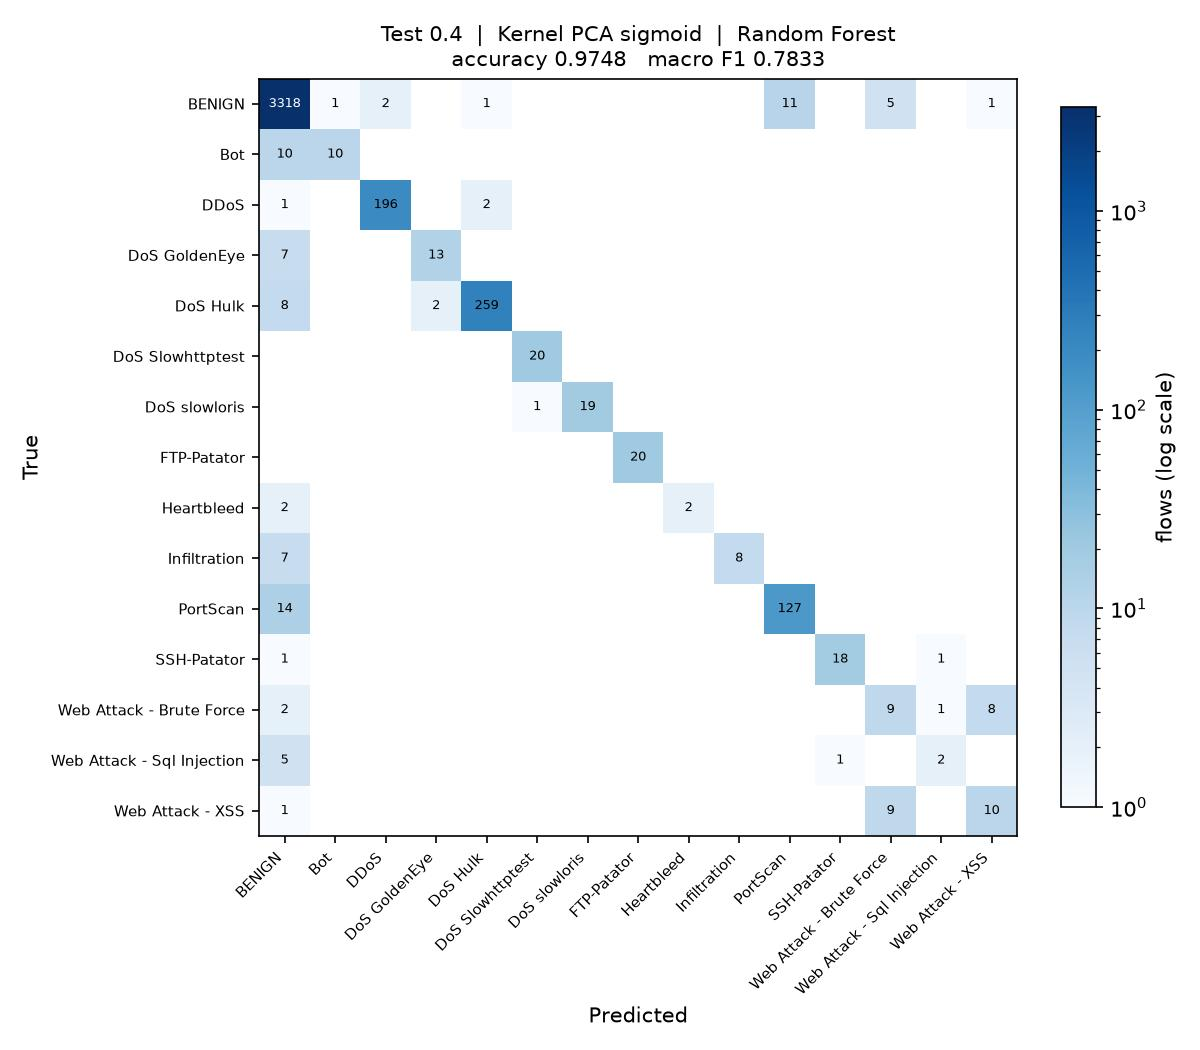

Generate this figure with Python:
"""
Test_0.4_DR_SIG_RF

Test size 0.4  |  Kernel PCA (sigmoid)  |  Random Forest  (reference sheet #7)

Run on its own:

    python Test_0.4_DR_SIG_RF.py

Writes Test_0.4_DR_SIG_RF.jpg (confusion matrix) and appends one row to
results/75_runs.csv.
"""

import os
import sys
import time
import warnings
from pathlib import Path

import matplotlib
matplotlib.use("Agg")
import matplotlib.pyplot as plt
import numpy as np
import pandas as pd
from sklearn.decomposition import KernelPCA
from sklearn.impute import SimpleImputer
from sklearn.metrics import (accuracy_score, confusion_matrix, f1_score,
                             precision_score, recall_score)
from sklearn.model_selection import train_test_split
from sklearn.preprocessing import LabelEncoder, StandardScaler
from sklearn.ensemble import RandomForestClassifier

sys.path.insert(0, str(Path(__file__).resolve().parent.parent))
from common import load_sample                      # noqa: E402

warnings.filterwarnings("ignore")

# ----- this run -------------------------------------------------------------
TEST_SIZE = 0.4
KERNEL = "sigmoid"
CLASSIFIER = "RF"
N_COMPONENTS = 15
# ----------------------------------------------------------------------------

SEED = 0
N_JOBS = max(1, (os.cpu_count() or 2) // 2)
STEM = "Test_0.4_DR_SIG_RF"
HERE = Path(__file__).resolve().parent
RESULTS = HERE.parent / "results"


def main():
    t0 = time.time()
    df = load_sample(10000, 50, SEED)
    y = LabelEncoder().fit_transform(df["Label"])
    X = df.drop(columns=["Label", "Day"])
    classes = sorted(df["Label"].unique())
    print(f"{len(df):,} flows, {X.shape[1]} features, {len(classes)} classes")

    X_train, X_test, y_train, y_test = train_test_split(
        X, y, test_size=TEST_SIZE, random_state=SEED, stratify=y)

    # mean imputation and scaling, fitted on the training split only
    imputer = SimpleImputer(strategy="mean").fit(X_train)
    scaler = StandardScaler().fit(imputer.transform(X_train))
    X_train = scaler.transform(imputer.transform(X_train))
    X_test = scaler.transform(imputer.transform(X_test))

    # dimensionality reduction: Kernel PCA, fitted on the training split only.
    # arpack keeps the largest positive eigenvalues; the randomized solver ranks
    # them by magnitude and fails on the sigmoid kernel, which is not PSD.
    kpca = KernelPCA(n_components=N_COMPONENTS, kernel=KERNEL,
                     eigen_solver="arpack", random_state=SEED, n_jobs=N_JOBS)
    X_train = kpca.fit_transform(X_train)
    X_test = kpca.transform(X_test)
    print(f"Kernel PCA ({KERNEL}): {X_train.shape[1]} components")

    classifier = RandomForestClassifier(n_estimators=200, criterion="entropy",
                                    n_jobs=N_JOBS, random_state=SEED)
    classifier.fit(X_train, y_train)
    y_pred = classifier.predict(X_test)

    acc = accuracy_score(y_test, y_pred)
    pre = precision_score(y_test, y_pred, average="macro", zero_division=0)
    rec = recall_score(y_test, y_pred, average="macro", zero_division=0)
    f1 = f1_score(y_test, y_pred, average="macro", zero_division=0)
    pre_w = precision_score(y_test, y_pred, average="weighted", zero_division=0)
    rec_w = recall_score(y_test, y_pred, average="weighted", zero_division=0)
    f1_w = f1_score(y_test, y_pred, average="weighted", zero_division=0)

    print(f"Accuracy  : {acc:.4f}")
    print(f"Precision : {pre:.4f}")
    print(f"Recall    : {rec:.4f}")
    print(f"F1 Score  : {f1:.4f}")

    # confusion matrix image, named to match this script
    cm = confusion_matrix(y_test, y_pred, labels=range(len(classes)))
    fig, ax = plt.subplots(figsize=(8, 7))
    im = ax.imshow(cm, cmap="Blues", norm=matplotlib.colors.LogNorm(vmin=1))
    ax.set_xticks(range(len(classes)), classes, rotation=45, ha="right", fontsize=7)
    ax.set_yticks(range(len(classes)), classes, fontsize=7)
    ax.set_xlabel("Predicted")
    ax.set_ylabel("True")
    ax.set_title(f"Test {TEST_SIZE}  |  Kernel PCA {KERNEL}  |  Random Forest\n"
                 f"accuracy {acc:.4f}   macro F1 {f1:.4f}", fontsize=10)
    for i in range(len(classes)):
        for j in range(len(classes)):
            if cm[i, j]:
                ax.text(j, i, cm[i, j], ha="center", va="center", fontsize=6,
                        color="white" if cm[i, j] > cm.max() / 3 else "black")
    fig.colorbar(im, ax=ax, fraction=0.04, label="flows (log scale)")
    fig.tight_layout()
    fig.savefig(HERE / f"{STEM}.jpg", dpi=150)
    plt.close(fig)

    # one row appended to the shared results table
    RESULTS.mkdir(exist_ok=True)
    row = {"Test": TEST_SIZE, "DR": "SIG", "Clas": CLASSIFIER,
           "Acc": round(acc, 4), "Pre": round(pre, 4), "Rec": round(rec, 4),
           "F1": round(f1, 4),
           "Pre_weighted": round(pre_w, 4), "Rec_weighted": round(rec_w, 4),
           "F1_weighted": round(f1_w, 4),
           "n_components": N_COMPONENTS, "seconds": round(time.time() - t0, 1),
           "script": STEM}
    out = RESULTS / "75_runs.csv"
    old = pd.read_csv(out).to_dict("records") if out.exists() else []
    old = [r for r in old if r.get("script") != STEM]
    pd.DataFrame(old + [row]).to_csv(out, index=False)
    print(f"saved {STEM}.jpg and appended to results/75_runs.csv "
          f"({time.time() - t0:.0f}s)")


if __name__ == "__main__":
    main()
